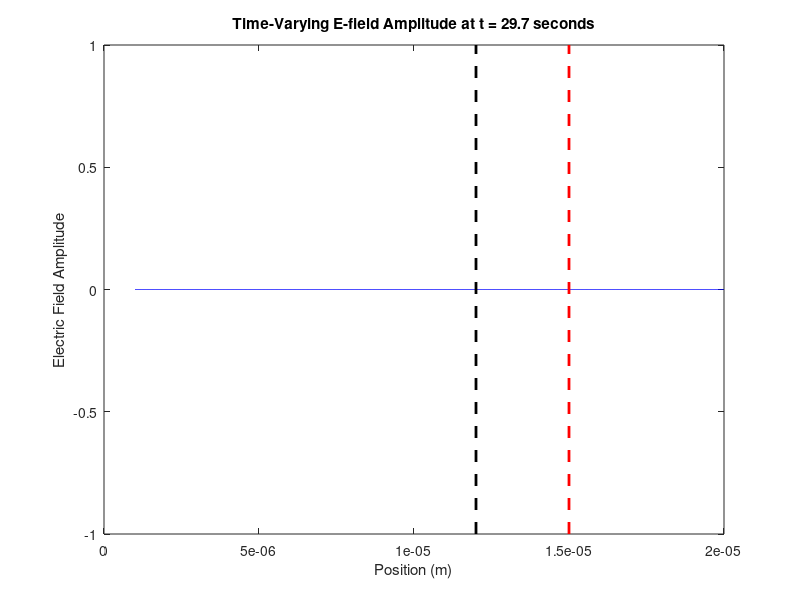
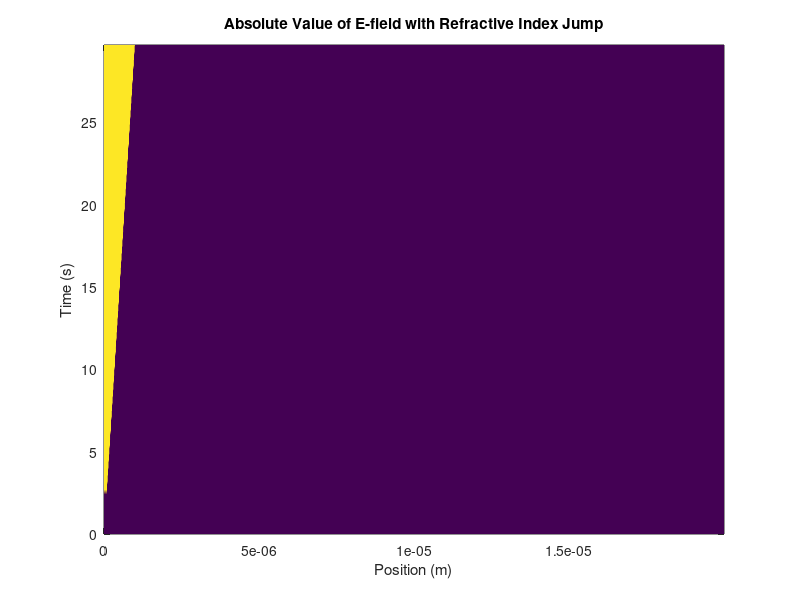

Write the MATLAB code that produced these figures, in order.
% Clear all variables and close figures
clear all;
close all;

% Constants
c = 3e8;          % Speed of light (m/s)
e0 = 8.8541878e-12; % Permittivity of free space
mu0 = 1.256637062e-6; % Permeability of free space

% Grid and Computational Parameters
Nz = 2000;         % Domain size
dz = 10e-9;        % Grid spacing in meters
zVec = [0:(Nz-1)] .* dz; % Domain size in meters

% Adjust time step and limit the simulation to 30 seconds
total_timesteps = 100; % Increase the total number of time steps
total_time = 30; % Set the total simulation time to 30 seconds
dt = total_time / total_timesteps;
tVec = [0:(total_timesteps-1)] .* dt; % Time vector

relative_step = dt * c / dz; % Integration step relative to dz/c

% Initial Pulse Parameters
lambda = 0.8e-6;   % Wavelength (m) 800nm
el = 3e-6;         % Total pulse width (m) 3um
zc = 6e-6;         % Initial pulse center position (m)
tau = el / c;      % Total pulse duration (s)
tau_delay = tau;   % Time until the center of the pulse enters
omega = 2 * pi * c / lambda; % Carrier angular frequency

% Initial Conditions for Source on Boundary
Ey = zeros(1, Nz);
Bx = zeros(1, Nz);
Source_Ey_t = exp(-((tVec - tau_delay) / (tau / 2)).^2) .* cos(omega * (tVec - tau_delay));

% Relative Permeability Epsilon
er = ones(1, Nz);

%% FDTD Simulation with Refractive Index Jump

% Introduction of refractive index jump at z0 = 12 microns
z0_index = find(zVec >= 12e-6, 1);
er(z0_index:end) = 1.5^2; % Refractive index of glass

% Initialize figure for time-varying E-field amplitude
figure_time_varying = figure;

for n = 1:total_timesteps
    % Update Magnetic Field Bx
    Bx(1:Nz-1) = Bx(1:Nz-1) + relative_step .* (Ey(2:Nz) - Ey(1:Nz-1)) ./ (mu0 * er(1:Nz-1) .* dz);
    
    % Update Electric Field Ey
    Ey(2:Nz) = Ey(2:Nz) + relative_step .* (Bx(1:Nz-1) - Bx(2:Nz)) .* (e0 ./ er(2:Nz));
    
    % Source Term at Boundary (k=1)
    Ey(1) = Source_Ey_t(n);
    
    % Record Electric Field at all points
    EE(n, :) = Ey;
    
    % Plot time-varying E-field amplitude
    plot(zVec, abs(Ey), 'b');
    title(['Time-Varying E-field Amplitude at t = ' num2str(tVec(n)) ' seconds']);
    xlabel('Position (m)');
    ylabel('Electric Field Amplitude');
    
    % Add lines to mark the glass block and refractive index change
    hold on;
    plot([1.2e-5, 1.2e-5], ylim, 'k--', 'LineWidth', 2); % Line for the glass block
    plot([1.5e-5, 1.5e-5], ylim, 'r--', 'LineWidth', 2); % Line for the change in refractive index
    hold off;
    
    drawnow; % Force the figure to update
end

% Generate pcolor plot of absolute value of E-field with refractive index jump
figure_pcolor = figure;
[X, Y] = meshgrid(zVec, tVec);
pcolor(X, Y, abs(EE));
shading interp;
title('Absolute Value of E-field with Refractive Index Jump');
xlabel('Position (m)');
ylabel('Time (s)');
zlabel('Electric Field Magnitude');
axis([min(zVec), max(zVec), 0, max(tVec)]); % Adjust time range
